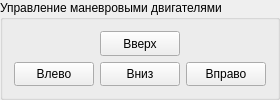
                 <widget class="QGroupBox" name="groupBox_9">
                  <property name="title">
                   <string>Управление маневровыми двигателями</string>
                  </property>
                  <layout class="QVBoxLayout" name="verticalLayout_19">
                   <item>
                    <layout class="QHBoxLayout" name="horizontalLayout_28">
                     <item>
                      <widget class="QPushButton" name="pushButton_5">
                       <property name="sizePolicy">
                        <sizepolicy hsizetype="Fixed" vsizetype="Minimum">
                         <horstretch>0</horstretch>
                         <verstretch>0</verstretch>
                        </sizepolicy>
                       </property>
                       <property name="text">
                        <string>Вверх</string>
                       </property>
                      </widget>
                     </item>
                    </layout>
                   </item>
                   <item>
                    <layout class="QHBoxLayout" name="horizontalLayout_29">
                     <item>
                      <widget class="QPushButton" name="pushButton_6">
                       <property name="sizePolicy">
                        <sizepolicy hsizetype="Fixed" vsizetype="Minimum">
                         <horstretch>0</horstretch>
                         <verstretch>0</verstretch>
                        </sizepolicy>
                       </property>
                       <property name="text">
                        <string>Влево</string>
                       </property>
                      </widget>
                     </item>
                     <item>
                      <widget class="QPushButton" name="pushButton_7">
                       <property name="sizePolicy">
                        <sizepolicy hsizetype="Fixed" vsizetype="Minimum">
                         <horstretch>0</horstretch>
                         <verstretch>0</verstretch>
                        </sizepolicy>
                       </property>
                       <property name="text">
                        <string>Вниз</string>
                       </property>
                      </widget>
                     </item>
                     <item>
                      <widget class="QPushButton" name="pushButton_8">
                       <property name="sizePolicy">
                        <sizepolicy hsizetype="Fixed" vsizetype="Minimum">
                         <horstretch>0</horstretch>
                         <verstretch>0</verstretch>
                        </sizepolicy>
                       </property>
                       <property name="text">
                        <string>Вправо</string>
                       </property>
                      </widget>
                     </item>
                    </layout>
                   </item>
                  </layout>
                 </widget>
